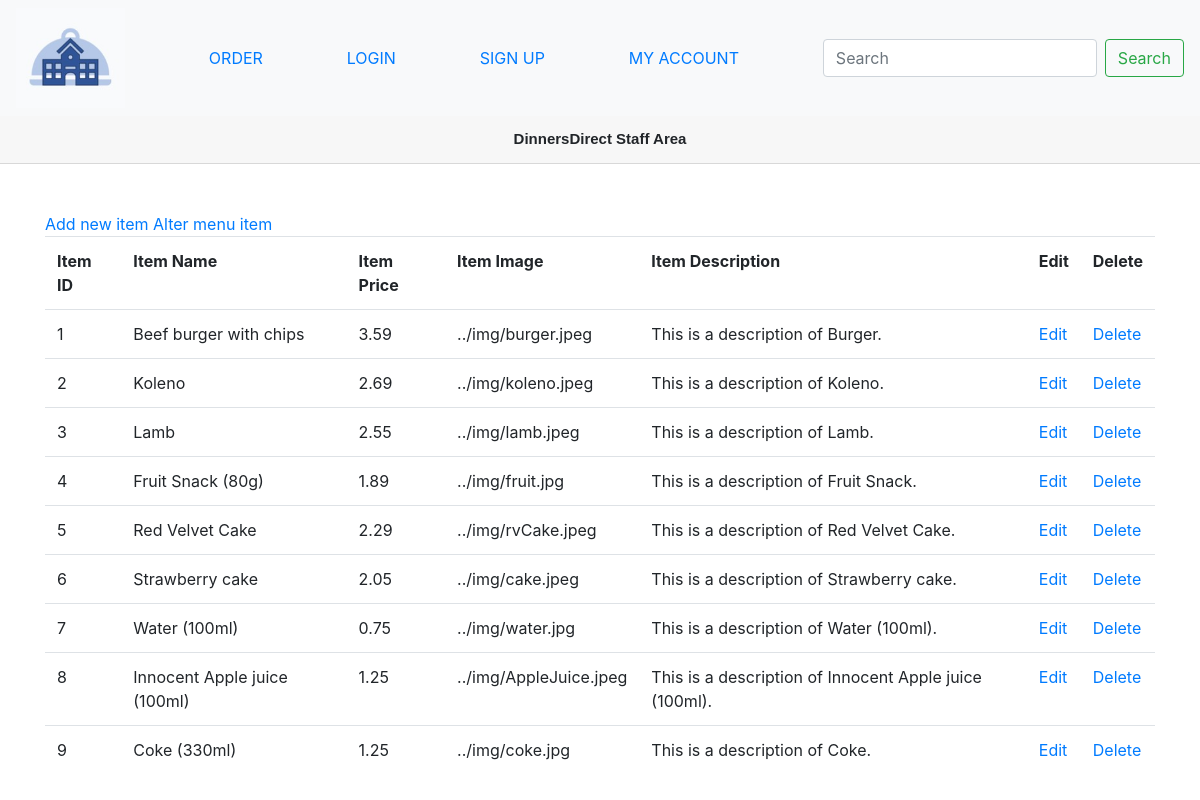
/public/staff/index.php, run on an earlier commit of the app's database.
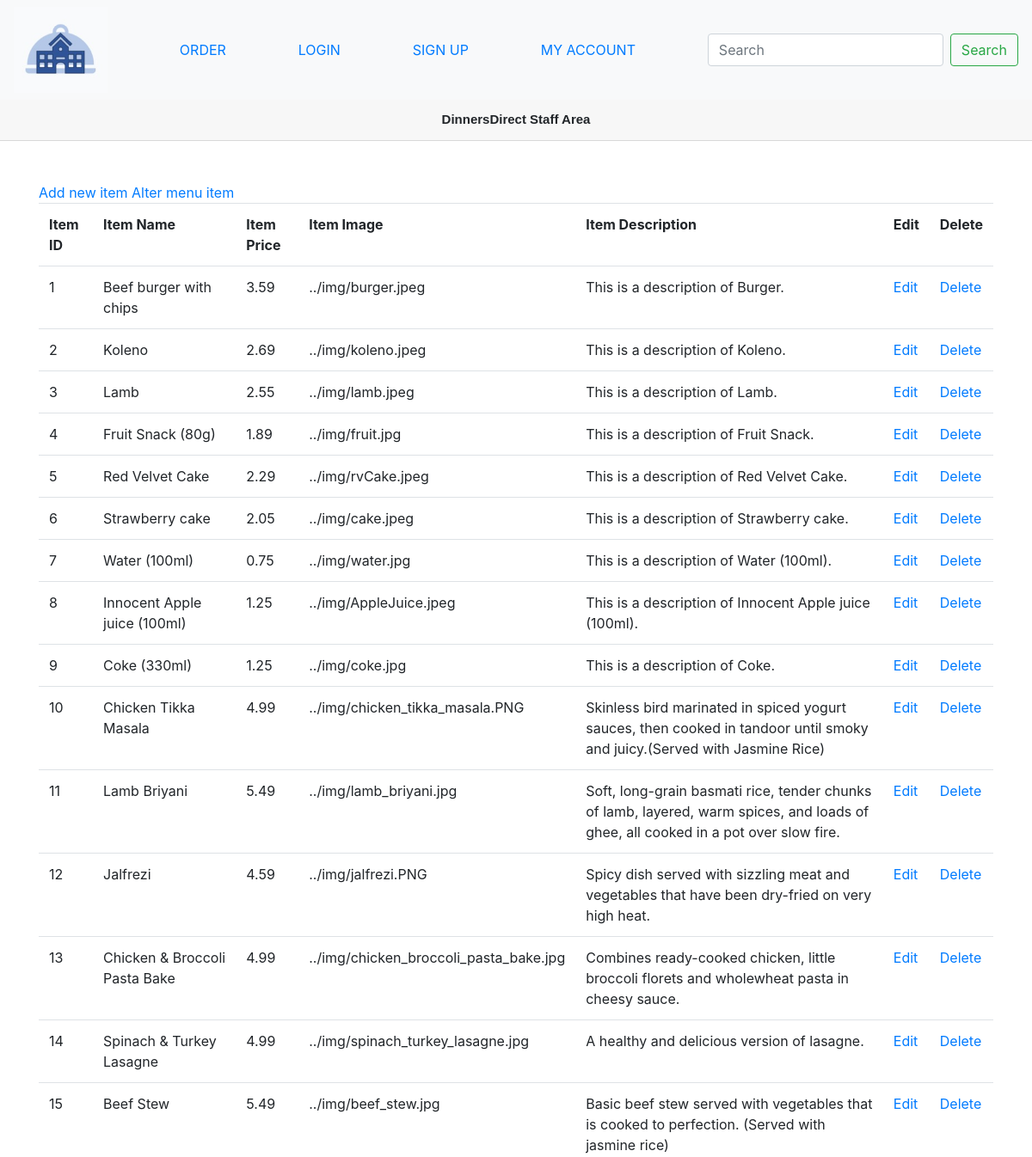
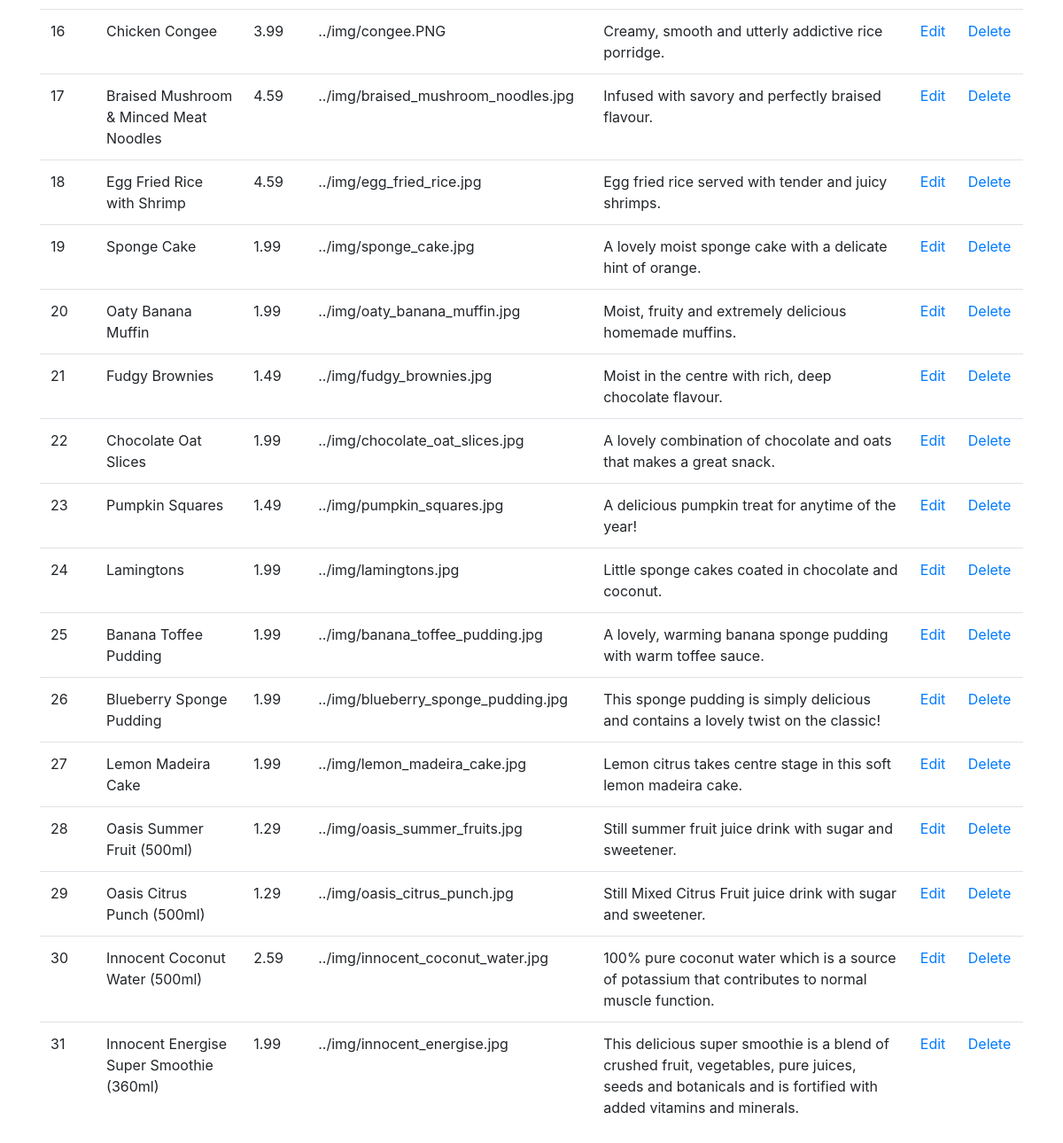
And on a later commit of the database (2 pictures, top to bottom).
### tables this page shows
CREATE TABLE item (
  item_id int(10) UNSIGNED NOT NULL AUTO_INCREMENT,
  item_image text,
  item_name text NOT NULL,
  item_price double(10,2) UNSIGNED NOT NULL,
  item_description text NOT NULL,
  last_update TIMESTAMP NOT NULL DEFAULT CURRENT_TIMESTAMP  ON UPDATE CURRENT_TIMESTAMP,
  PRIMARY KEY(item_id)
);

### private/functions.php (called while the page is built, shortened)
<?php
function test_input($user_input) {
    $user_input = trim($user_input);
    $user_input = stripslashes($user_input);
    $user_input = htmlspecialchars($user_input);
    return $user_input;
};
function url_for($script_path) {
    if($script_path[0] != '/'){
        $script_path = "/" . $script_path;
    }
    return WWW_ROOT . $script_path;
}
function get_all($db, $table_name) {
    $query = "SELECT * FROM $table_name";
    $data = mysqli_query($db, $query);
    return $data;
}
?>

### public/staff/index.php (the view, shortened to what this page needs)
<?php include($_SERVER['DOCUMENT_ROOT'] . "/COMP0034_GroupK/private/initialize.php"); ?>
<?php require_once('../../private/shared/pages_header.php');
$data = get_all($db, 'item');
?>
<header class="card-header text-center font-weight-bolder">
    DinnersDirect Staff Area
</header>
<br><br>
<div class="container">
    <div>
        <a class="action" href="<?php echo url_for('/staff/new.php'); ?>">Add new item</a>
        <a class="action" href="<?php echo url_for('/staff/menu.php'); ?>">Alter menu item</a>
    </div>
    <table class="table table-responsive">
        <tr>
            <th class='font-weight-bolder'>Item ID</th>
            <th class='font-weight-bolder'>Item Name</th>
            <th class='font-weight-bolder'>Item Price</th>
            <th class='font-weight-bolder'>Item Image</th>
            <th class='font-weight-bolder'>Item Description</th>
            <th class='font-weight-bolder'>Edit</th>
            <th class='font-weight-bolder'>Delete</th>
        </tr>
        <?php while($item = mysqli_fetch_assoc($data)) {?>
        <tr>
            <td><?php echo $item['item_id'];?></td>
            <td><?php echo $item['item_name'];?></td>
            <td><?php echo $item['item_price'];?></td>
            <td><?php echo $item['item_image'];?></td>
            <td><?php echo $item['item_description'];?></td>
            <td><a class="action" href="<?php echo url_for('/staff/edit.php?id=' . test_input($item['item_id'])); ?>">Edit</a></td>
            <td><a class="action" href="<?php echo url_for('/staff/delete.php?id=' . test_input($item['item_id'])); ?>">Delete</a></td>
        </tr>
        <?php }?>
    </table>
</div>
<?php require_once('../../private/shared/pages_footer.php');?>

### private/shared/pages_header.php (shortened to what this page needs)
<!DOCTYPE html>
<html lang="en">
<head>
    <link rel="stylesheet" href="<?php echo url_for('/stylesheets/dinnersDirect.css');?>">
    <link rel="stylesheet" href="<?php echo url_for('/stylesheets/bootstrap.css');?>">
</head>
<body>
<div class="container2">
<div class="navbar navbar-light bg-light">
    <a href="<?php echo url_for('/pages/index.php'); ?>" class="a">
        <img src="../../public/img/logo.jpg" alt="DinnersDirect Logo" height="100" />
    </a>
    <a href="<?php echo url_for('/pages/order.php'); ?>">ORDER</a>
    <a href="<?php echo url_for('/pages/login.php'); ?>">LOGIN</a>
    <a href="<?php echo url_for('/pages/signup.php'); ?>">SIGN UP</a>
    <a href="<?php echo url_for('/pages/myaccount.php'); ?>">MY ACCOUNT</a>
    <form class="form-inline my-2 my-lg-0">
        <input class="form-control mr-sm-2" type="search" placeholder="Search" aria-label="Search">
        <button class="btn btn-outline-success my-2 my-sm-0" type="submit">Search</button>
    </form>
</div>

### private/shared/pages_footer.php (shortened to what this page needs)
</body>
</html>

### public/stylesheets/dinnersDirect.css (style rules this page uses)
header { background-color: beige; font-size: 15px; font-family: helvetica; }
body { height:100%; }

What changed in the data, as far as the page shows it:
added item: item_id "10", item_name "Chicken Tikka Masala", item_price "4.99", item_image "../img/chicken_tikka_masala.PNG", item_description "Skinless bird marinated in spiced yogurt sauces, then cooked in tandoor until smoky and juicy.(Served with Jasmine Rice)"
added item: item_id "11", item_name "Lamb Briyani", item_price "5.49", item_image "../img/lamb_briyani.jpg", item_description "Soft, long-grain basmati rice, tender chunks of lamb, layered, warm spices, and loads of ghee, all cooked in a pot over slow fire."
added item: item_id "12", item_name "Jalfrezi", item_price "4.59", item_image "../img/jalfrezi.PNG", item_description "Spicy dish served with sizzling meat and vegetables that have been dry-fried on very high heat."
added item: item_id "13", item_name "Chicken & Broccoli Pasta Bake", item_price "4.99", item_image "../img/chicken_broccoli_pasta_bake.jpg", item_description "Combines ready-cooked chicken, little broccoli florets and wholewheat pasta in cheesy sauce."
added item: item_id "14", item_name "Spinach & Turkey Lasagne", item_price "4.99", item_image "../img/spinach_turkey_lasagne.jpg", item_description "A healthy and delicious version of lasagne."
added item: item_id "15", item_name "Beef Stew", item_price "5.49", item_image "../img/beef_stew.jpg", item_description "Basic beef stew served with vegetables that is cooked to perfection. (Served with jasmine rice)"
added item: item_id "16", item_name "Chicken Congee", item_price "3.99", item_image "../img/congee.PNG", item_description "Creamy, smooth and utterly addictive rice porridge."
added item: item_id "17", item_name "Braised Mushroom & Minced Meat Noodles", item_price "4.59", item_image "../img/braised_mushroom_noodles.jpg", item_description "Infused with savory and perfectly braised flavour."
added item: item_id "18", item_name "Egg Fried Rice with Shrimp", item_price "4.59", item_image "../img/egg_fried_rice.jpg", item_description "Egg fried rice served with tender and juicy shrimps."
added item: item_id "19", item_name "Sponge Cake", item_price "1.99", item_image "../img/sponge_cake.jpg", item_description "A lovely moist sponge cake with a delicate hint of orange."
added item: item_id "20", item_name "Oaty Banana Muffin", item_price "1.99", item_image "../img/oaty_banana_muffin.jpg", item_description "Moist, fruity and extremely delicious homemade muffins."
added item: item_id "21", item_name "Fudgy Brownies", item_price "1.49", item_image "../img/fudgy_brownies.jpg", item_description "Moist in the centre with rich, deep chocolate flavour."
added item: item_id "22", item_name "Chocolate Oat Slices", item_price "1.99", item_image "../img/chocolate_oat_slices.jpg", item_description "A lovely combination of chocolate and oats that makes a great snack."
added item: item_id "23", item_name "Pumpkin Squares", item_price "1.49", item_image "../img/pumpkin_squares.jpg", item_description "A delicious pumpkin treat for anytime of the year!"
added item: item_id "24", item_name "Lamingtons", item_price "1.99", item_image "../img/lamingtons.jpg", item_description "Little sponge cakes coated in chocolate and coconut."
added item: item_id "25", item_name "Banana Toffee Pudding", item_price "1.99", item_image "../img/banana_toffee_pudding.jpg", item_description "A lovely, warming banana sponge pudding with warm toffee sauce."
added item: item_id "26", item_name "Blueberry Sponge Pudding", item_price "1.99", item_image "../img/blueberry_sponge_pudding.jpg", item_description "This sponge pudding is simply delicious and contains a lovely twist on the classic!"
added item: item_id "27", item_name "Lemon Madeira Cake", item_price "1.99", item_image "../img/lemon_madeira_cake.jpg", item_description "Lemon citrus takes centre stage in this soft lemon madeira cake."
added item: item_id "28", item_name "Oasis Summer Fruit (500ml)", item_price "1.29", item_image "../img/oasis_summer_fruits.jpg", item_description "Still summer fruit juice drink with sugar and sweetener."
added item: item_id "29", item_name "Oasis Citrus Punch (500ml)", item_price "1.29", item_image "../img/oasis_citrus_punch.jpg", item_description "Still Mixed Citrus Fruit juice drink with sugar and sweetener."
added item: item_id "30", item_name "Innocent Coconut Water (500ml)", item_price "2.59", item_image "../img/innocent_coconut_water.jpg", item_description "100% pure coconut water which is a source of potassium that contributes to normal muscle function."
added item: item_id "31", item_name "Innocent Energise Super Smoothie (360ml)", item_price "1.99", item_image "../img/innocent_energise.jpg", item_description "This delicious super smoothie is a blend of crushed fruit, vegetables, pure juices, seeds and botanicals and is fortified with added vitamins and minerals."
